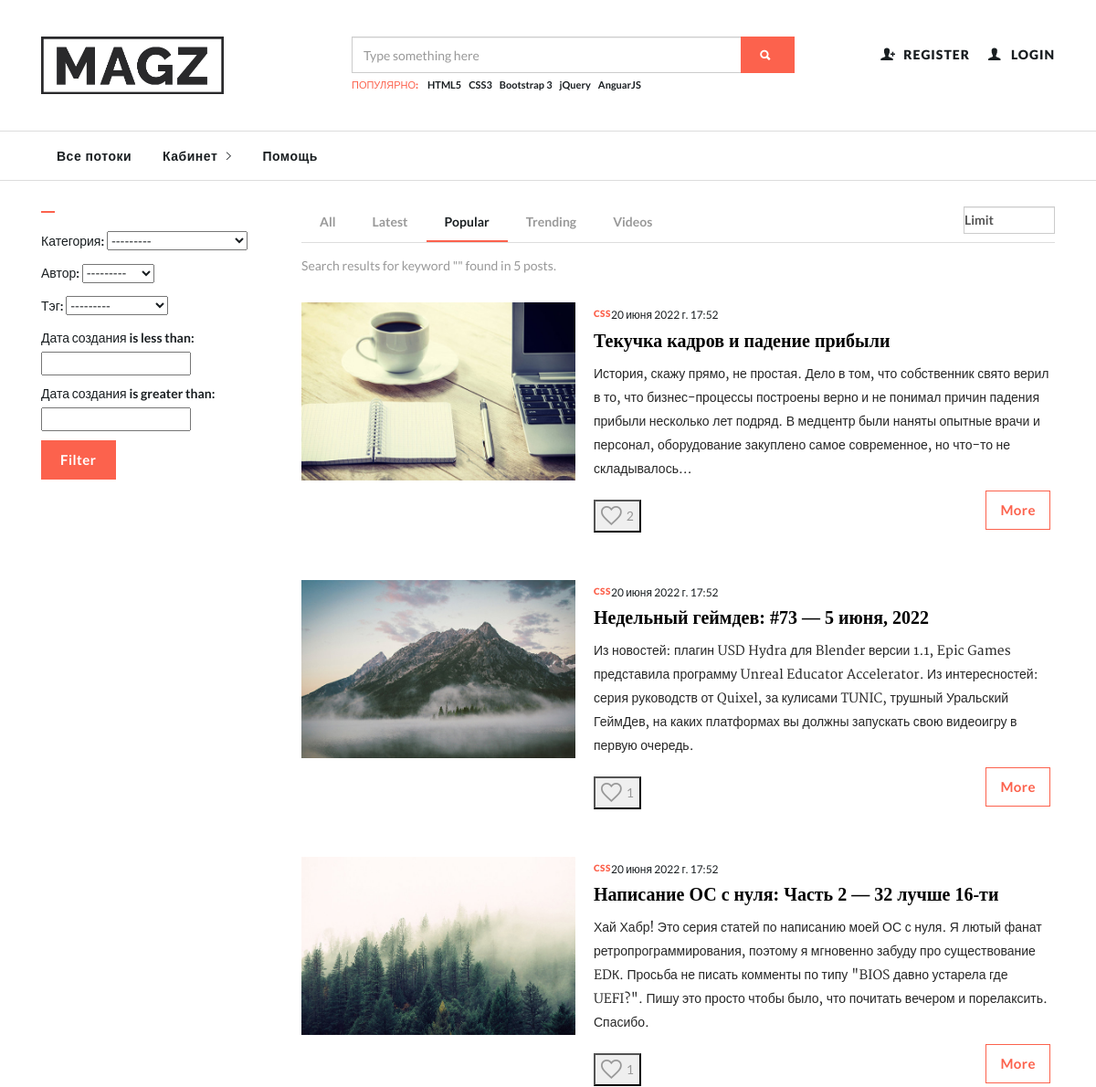
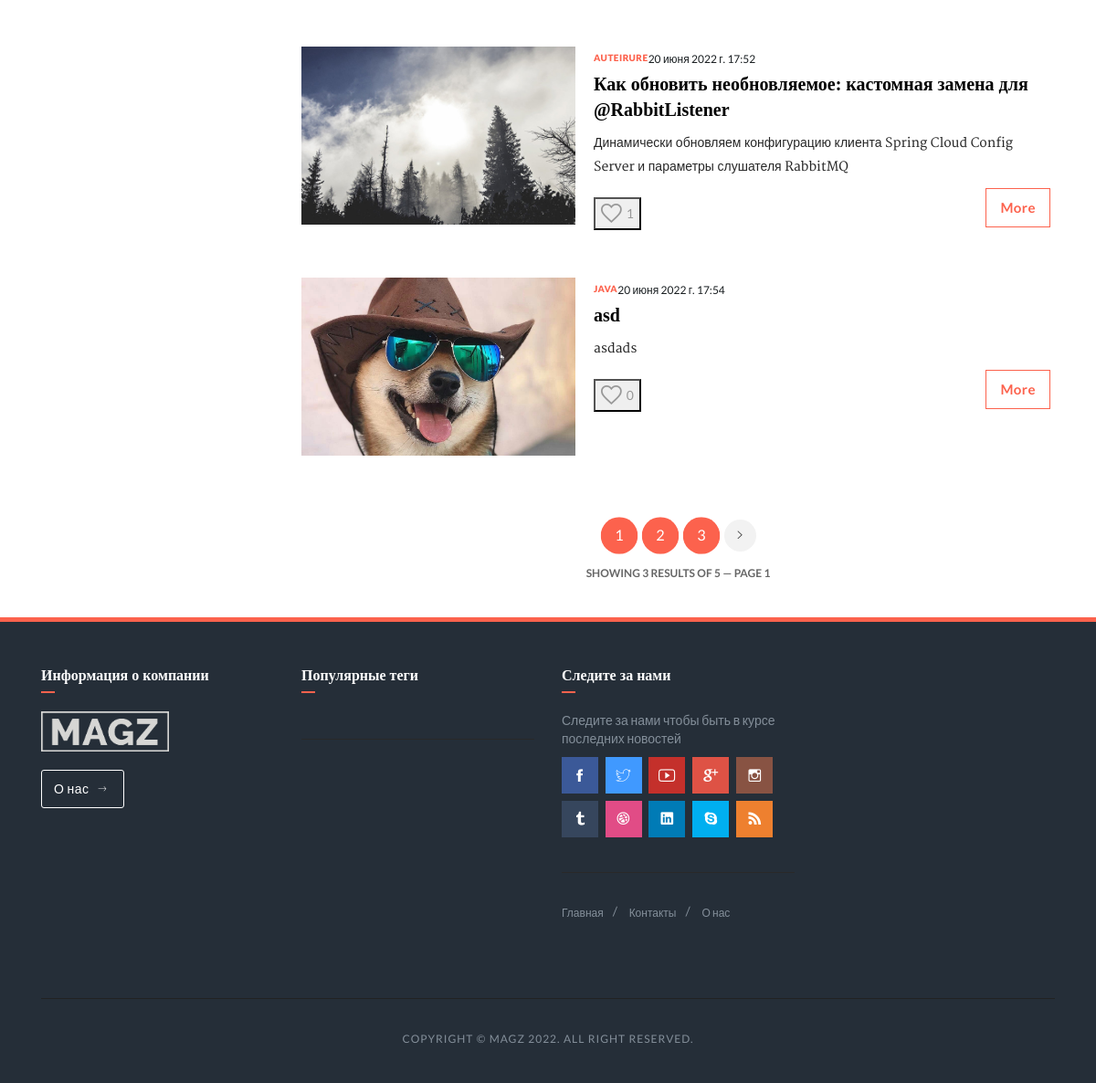
Page /search/popular/ on the committed database (2 pictures, top to bottom).
### mainapp/models.py (models this page shows, shortened)
class Article(models.Model):
    category = models.ForeignKey(Category, on_delete=models.CASCADE, verbose_name='Категория')
    user = models.ForeignKey(User, on_delete=models.CASCADE, verbose_name='Автор')
    tag = models.ForeignKey(Tag, on_delete=models.PROTECT, blank=True, null=True, verbose_name='Тэг')
    title = models.CharField(verbose_name='Заголовок', max_length=250)
    short_desc = models.CharField(verbose_name='Краткое описание', max_length=500, blank=True)
    body = models.TextField(verbose_name='Текст')
    image = models.ImageField(upload_to='image_article', verbose_name='Фото', blank=True)
    like = models.BigIntegerField(verbose_name='Количество лайков', default=0)
    created_at = models.DateTimeField(auto_now_add=True, verbose_name='Дата создания')
    is_active = models.BooleanField(default=True)
    likes = models.ManyToManyField(User, related_name='liked_articles')
    def total_likes(self):
        return self.likes.count()

class Tag(models.Model):
    title = models.CharField(verbose_name='Название', max_length=20)
    is_active = models.BooleanField(default=True)
    def __str__(self):
        return self.title

### search/views.py (the view)
# urls.py: path('popular/', search.PopularListView.as_view(), name='popular'),
class PopularListView(SearchResultsView):
    def get_context_data(self, **kwargs):
        context = super().get_context_data(**kwargs)
        context['articles'] = context['articles'].annotate(count=Count('likes')).order_by('-count', '-id')
        return context

### mainapp/templates/mainapp/article_list.html (shortened to what this page needs)
{% extends 'mainapp/base.html' %}
{% load static %}
{% block content %}
    <body>
    <section class="search">
        <div class="container">
            <div class="row">
                <div class="col-md-3">
                    <aside class="aside">
                        <div class="aside-body">
                            <form method="get">
                                <div class="form-group">
                                    {{ myFilter.form.as_p }}
                                    <button class="btn btn-primary" type="submit">
                                        Filter
                                    </button>
                                </div>
                            </form>
                        </div>
                    </aside>
                </div>
                <div class="col-md-9">
                    <div class="nav-tabs-group">
                        <ul class="nav-tabs-list">
                            <li {% if request.resolver_match.url_name == 'search_results' %} class="active"{% endif %}><a href="#">All</a></li>
                            <li><a href="#">Latest</a></li>
                            <li {% if 'popular' in request.resolver_match.route %} class="active"{% endif %}><a href="{% url 'search:popular' %}">Popular</a></li>
                            <li><a href="#">Trending</a></li>
                            <li><a href="#">Videos</a></li>
                        </ul>
                        <div class="nav-tabs-right">
                            <select class="form-control">
                                <option>Limit</option>
                            </select>
                        </div>
                    </div>
                    <div class="search-result">
                        Search results for keyword "{{ search_data }}" found in {{ count }} posts.
                    </div>
                    <div class="row">
                        {% for article in articles %}
                            <article class="col-md-12 article-list">
                                <div class="inner">
                                    <figure>
                                        <img src='/media/{{ article.image }}'>
                                    </figure>
                                    <div class="details">
                                        <div class="detail">
                                            <div class="category">
                                                <a href="#">{{ article.tag }}</a>
                                            </div>
                                            <time>{{ article.created_at }}</time>
                                        </div>
                                        <h1><a href={% url 'mainapp:article' article.pk %}>{{ article.title }}</a></h1>
                                        <p>
                                            {{ article.short_desc }}
                                        </p>
                                        <footer>
                                           {% include 'rating/includes/inc_likes.html' %}
                                            <a class="btn btn-primary more" href={% url 'mainapp:article' article.pk %}>
                                                <div>More</div>
                                        </footer>
                                    </div>
                                </div>
                            </article>
                        {% endfor %}
                        {% if is_paginated %}
                            <div class="col-md-12 text-center">
                                <ul class="pagination">
                                    {% for page in page_obj.paginator %}
                                        <li class="active"><a
                                                href="?q={{ search_data }}&page={{ page.number }}">{{ page.number }}</a>
                                        </li>
                                    {% endfor %}
                                    {% if page_obj.has_next %}
                                        <li class="next"><a
                                                href="?q={{ search_data }}&page={{ page_obj.next_page_number }}"><i
                                                class="ion-ios-arrow-right"></i></a></li>
                                    {% endif %}
                                </ul>
                                <div class="pagination-help-text">
                                    Showing {{ page_obj.paginator.num_pages }} results of {{ count }} &mdash;
                                    Page {{ page_obj.number }}
                                </div>
                            </div>
                        {% endif %}
                    </div>
                </div>
            </div>
        </div>
    </section>
{% endblock %}

### rating/templates/rating/includes/inc_likes.html (shortened to what this page needs)
{% if user.is_authenticated %}
<div class='likes'>
    {% include 'rating/includes/inc_likes_js.html' %}
</div>
{% else %}
<form action="{% url 'rating:like_article' article.pk %}" method="POST">
    <button type="submit" class="love">
        <i class="ion-android-favorite-outline"></i>
        <div>{{ article.total_likes }}</div>
    </button>
</form>
{% endif %}

### rows in the picture
Article: image (picture), tag "CSS", created_at "20 июня 2022 г. 17:52", title "Текучка кадров и падение прибыли", short_desc "История, скажу прямо, не простая. Дело в том, что собственник свято верил в то, что бизнес-процессы построены верно и не понимал причин падения прибыли несколько лет подряд. В медцентр были наняты опытные врачи и персонал, оборудование закуплено самое современное, но что-то не складывалось…", total_likes "2"
Article: image (picture), tag "CSS", created_at "20 июня 2022 г. 17:52", title "Недельный геймдев: #73 — 5 июня, 2022", short_desc "Из новостей: плагин USD Hydra для Blender версии 1.1, Epic Games представила программу Unreal Educator Accelerator. Из интересностей: серия руководств от Quixel, за кулисами TUNIC, трушный Уральский ГеймДев, на каких платформах вы должны запускать свою видеоигру в первую очередь.", total_likes "1"
Article: image (picture), tag "CSS", created_at "20 июня 2022 г. 17:52", title "Написание ОС с нуля: Часть 2 — 32 лучше 16-ти", short_desc "Хай Хабр! Это серия статей по написанию моей ОС с нуля. Я лютый фанат ретропрограммирования, поэтому я мгновенно забуду про существование EDК. Просьба не писать комменты по типу \"BIOS давно устарела где UEFI?\". Пишу это просто чтобы было, что почитать вечером и порелаксить. Спасибо.", total_likes "1"
Article: image (picture), tag "AUTEIRURE", created_at "20 июня 2022 г. 17:52", title "Как обновить необновляемое: кастомная замена для @RabbitListener", short_desc "Динамически обновляем конфигурацию клиента Spring Cloud Config Server и параметры слушателя RabbitMQ", total_likes "1"
Article: image (placeholder picture), tag "JAVA", created_at "20 июня 2022 г. 17:54", title "asd", short_desc "asdads", total_likes "0"

### other values in the picture
{{ count }} "5"
{{ page.number }} "1" "2" "3"
{{ page_obj.paginator.num_pages }} "3"
{{ page_obj.number }} "1"
